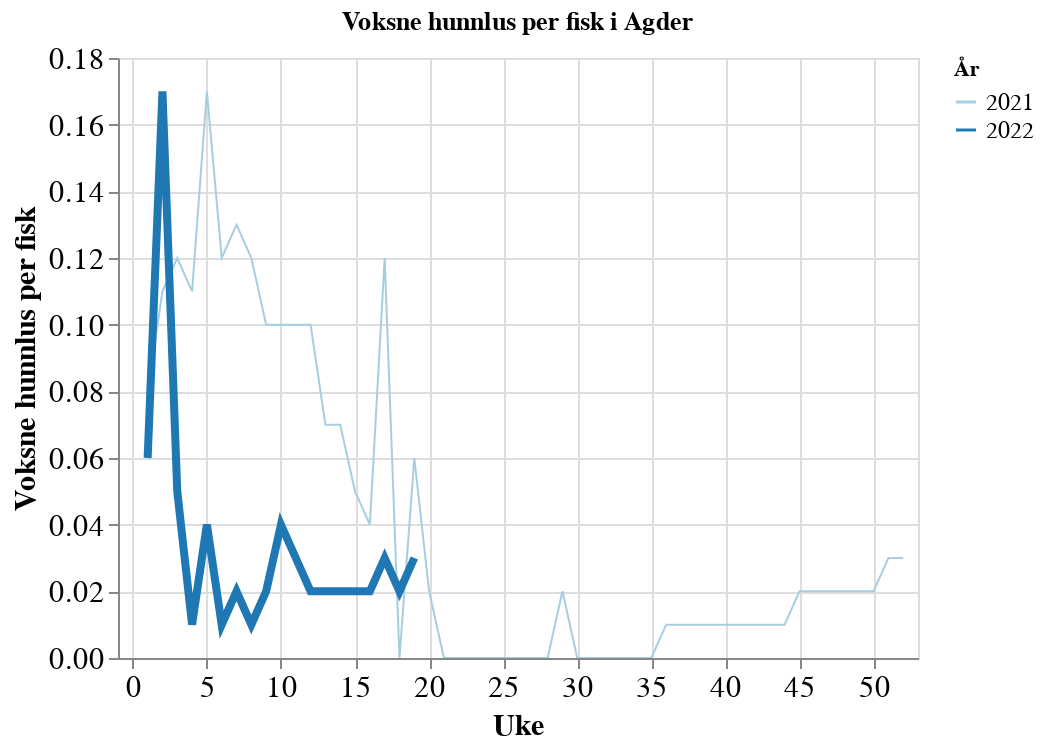

Here is the notebook cell this chart was saved with:
### Code cell
ls.average_lice_plots(year_range=[2021,2022], 
                      week_range=[0,52], 
                      lice_type='voksne_hunnlus', 
                      location_level="Sone", 
                      location='Agder', 
                      y_scale=None)

### Figure 1 — Vega-Lite specification as saved in the notebook (floating-point values rounded to 4 significant figures)
{"config": {"view": {"continuousWidth": 400, "continuousHeight": 300}, "axis": {"labelFontSize": 15, "titleFontSize": 15}, "legend": {"columns": 1, "labelFontSize": 12, "labelLimit": 500, "symbolLimit": 100}}, "data": {"name": "data-009093a91f98b27fc5b9b809dbaec500"}, "mark": "line", "encoding": {"color": {"field": "year", "scale": {"domain": [2021.0, 2022.0], "scheme": "paired"}, "title": "År", "type": "nominal"}, "opacity": {"condition": {"value": 1, "selection": "selector003"}, "value": 0.2}, "size": {"field": "y", "legend": null, "type": "nominal"}, "tooltip": [{"field": "voksne_hunnlus", "format": ",.2f", "title": "Lus per fisk", "type": "quantitative"}], "x": {"field": "uke", "scale": {"domain": [-1, 53]}, "sort": "ascending", "title": "Uke", "type": "quantitative"}, "y": {"field": "voksne_hunnlus", "title": "Voksne hunnlus per fisk", "type": "quantitative"}}, "selection": {"selector003": {"type": "multi", "fields": ["year"], "bind": "legend"}, "selector004": {"type": "interval", "bind": "scales", "encodings": ["x", "y"]}}, "title": "Voksne hunnlus per fisk i Agder", "$schema": "https://vega.github.io/schema/vega-lite/v4.17.0.json", "datasets": {"data-009093a91f98b27fc5b9b809dbaec500": [{"uke": 1, "år": 2021.0, "sjotemperatur": 6.46, "voksne_hunnlus": 0.08, "bevegelige_lus": 0.46, "fastsittende_lus": 0.02, "year": 2021, "y": 2021}, {"uke": 1, "år": 2022.0, "sjotemperatur": 6.02, "voksne_hunnlus": 0.06, "bevegelige_lus": 0.09, "fastsittende_lus": 0.06, "year": 2022, "y": 2022}, {"uke": 2, "år": 2021.0, "sjotemperatur": 6.2, "voksne_hunnlus": 0.11, "bevegelige_lus": 0.42, "fastsittende_lus": 0.11, "year": 2021, "y": 2021}, {"uke": 2, "år": 2022.0, "sjotemperatur": 6.27, "voksne_hunnlus": 0.17, "bevegelige_lus": 0.25, "fastsittende_lus": 0.04, "year": 2022, "y": 2022}, {"uke": 3, "år": 2021.0, "sjotemperatur": 3.96, "voksne_hunnlus": 0.12, "bevegelige_lus": 0.55, "fastsittende_lus": 0.22, "year": 2021, "y": 2021}, {"uke": 3, "år": 2022.0, "sjotemperatur": 6.76, "voksne_hunnlus": 0.05, "bevegelige_lus": 0.05, "fastsittende_lus": 0.0, "year": 2022, "y": 2022}, {"uke": 4, "år": 2021.0, "sjotemperatur": 4.43, "voksne_hunnlus": 0.11, "bevegelige_lus": 0.58, "fastsittende_lus": 0.13, "year": 2021, "y": 2021}, {"uke": 4, "år": 2022.0, "sjotemperatur": 6.62, "voksne_hunnlus": 0.01, "bevegelige_lus": 0.06, "fastsittende_lus": 0.01, "year": 2022, "y": 2022}, {"uke": 5, "år": 2022.0, "sjotemperatur": 6.46, "voksne_hunnlus": 0.04, "bevegelige_lus": 0.18, "fastsittende_lus": 0.02, "year": 2022, "y": 2022}, {"uke": 5, "år": 2021.0, "sjotemperatur": 3.25, "voksne_hunnlus": 0.17, "bevegelige_lus": 0.82, "fastsittende_lus": 0.34, "year": 2021, "y": 2021}, {"uke": 6, "år": 2021.0, "sjotemperatur": 2.93, "voksne_hunnlus": 0.12, "bevegelige_lus": 0.83, "fastsittende_lus": 0.34, "year": 2021, "y": 2021}, {"uke": 6, "år": 2022.0, "sjotemperatur": 6.26, "voksne_hunnlus": 0.01, "bevegelige_lus": 0.04, "fastsittende_lus": 0.01, "year": 2022, "y": 2022}, {"uke": 7, "år": 2021.0, "sjotemperatur": 4.01, "voksne_hunnlus": 0.13, "bevegelige_lus": 0.92, "fastsittende_lus": 0.21, "year": 2021, "y": 2021}, {"uke": 7, "år": 2022.0, "sjotemperatur": 6.24, "voksne_hunnlus": 0.02, "bevegelige_lus": 0.04, "fastsittende_lus": 0.02, "year": 2022, "y": 2022}, {"uke": 8, "år": 2021.0, "sjotemperatur": 4.0, "voksne_hunnlus": 0.12, "bevegelige_lus": 0.68, "fastsittende_lus": 0.04, "year": 2021, "y": 2021}, {"uke": 8, "år": 2022.0, "sjotemperatur": 6.0, "voksne_hunnlus": 0.01, "bevegelige_lus": 0.04, "fastsittende_lus": 0.02, "year": 2022, "y": 2022}, {"uke": 9, "år": 2022.0, "sjotemperatur": 5.22, "voksne_hunnlus": 0.02, "bevegelige_lus": 0.06, "fastsittende_lus": 0.02, "year": 2022, "y": 2022}, {"uke": 9, "år": 2021.0, "sjotemperatur": 4.88, "voksne_hunnlus": 0.1, "bevegelige_lus": 0.65, "fastsittende_lus": 0.08, "year": 2021, "y": 2021}, {"uke": 10, "år": 2021.0, "sjotemperatur": 4.86, "voksne_hunnlus": 0.1, "bevegelige_lus": 0.83, "fastsittende_lus": 0.14, "year": 2021, "y": 2021}, {"uke": 10, "år": 2022.0, "sjotemperatur": 4.86, "voksne_hunnlus": 0.04, "bevegelige_lus": 0.37, "fastsittende_lus": 0.06, "year": 2022, "y": 2022}, {"uke": 11, "år": 2021.0, "sjotemperatur": 5.14, "voksne_hunnlus": 0.1, "bevegelige_lus": 0.53, "fastsittende_lus": 0.05, "year": 2021, "y": 2021}, {"uke": 11, "år": 2022.0, "sjotemperatur": 4.66, "voksne_hunnlus": 0.03, "bevegelige_lus": 0.07, "fastsittende_lus": 0.01, "year": 2022, "y": 2022}, {"uke": 12, "år": 2021.0, "sjotemperatur": 5.97, "voksne_hunnlus": 0.1, "bevegelige_lus": 0.55, "fastsittende_lus": 0.12, "year": 2021, "y": 2021}, {"uke": 12, "år": 2022.0, "sjotemperatur": 4.49, "voksne_hunnlus": 0.02, "bevegelige_lus": 0.06, "fastsittende_lus": 0.02, "year": 2022, "y": 2022}, {"uke": 13, "år": 2021.0, "sjotemperatur": 6.48, "voksne_hunnlus": 0.07, "bevegelige_lus": 0.3, "fastsittende_lus": 0.14, "year": 2021, "y": 2021}, {"uke": 13, "år": 2022.0, "sjotemperatur": 5.01, "voksne_hunnlus": 0.02, "bevegelige_lus": 0.07, "fastsittende_lus": 0.03, "year": 2022, "y": 2022}, {"uke": 14, "år": 2021.0, "sjotemperatur": 6.38, "voksne_hunnlus": 0.07, "bevegelige_lus": 0.29, "fastsittende_lus": 0.14, "year": 2021, "y": 2021}, {"uke": 14, "år": 2022.0, "sjotemperatur": 5.27, "voksne_hunnlus": 0.02, "bevegelige_lus": 0.08, "fastsittende_lus": 0.02, "year": 2022, "y": 2022}, {"uke": 15, "år": 2021.0, "sjotemperatur": 6.11, "voksne_hunnlus": 0.05, "bevegelige_lus": 0.58, "fastsittende_lus": 0.22, "year": 2021, "y": 2021}, {"uke": 15, "år": 2022.0, "sjotemperatur": 5.51, "voksne_hunnlus": 0.02, "bevegelige_lus": 0.05, "fastsittende_lus": 0.01, "year": 2022, "y": 2022}, {"uke": 16, "år": 2021.0, "sjotemperatur": 6.2, "voksne_hunnlus": 0.04, "bevegelige_lus": 0.32, "fastsittende_lus": 0.19, "year": 2021, "y": 2021}, {"uke": 16, "år": 2022.0, "sjotemperatur": 6.28, "voksne_hunnlus": 0.02, "bevegelige_lus": 0.08, "fastsittende_lus": 0.0, "year": 2022, "y": 2022}, {"uke": 17, "år": 2021.0, "sjotemperatur": 7.14, "voksne_hunnlus": 0.12, "bevegelige_lus": 0.24, "fastsittende_lus": 0.02, "year": 2021, "y": 2021}, {"uke": 17, "år": 2022.0, "sjotemperatur": 6.88, "voksne_hunnlus": 0.03, "bevegelige_lus": 0.09, "fastsittende_lus": 0.01, "year": 2022, "y": 2022}, {"uke": 18, "år": 2022.0, "sjotemperatur": 7.75, "voksne_hunnlus": 0.02, "bevegelige_lus": 0.07, "fastsittende_lus": 0.0, "year": 2022, "y": 2022}, {"uke": 18, "år": 2021.0, "sjotemperatur": 7.76, "voksne_hunnlus": 0.0, "bevegelige_lus": 0.1, "fastsittende_lus": 0.05, "year": 2021, "y": 2021}, {"uke": 19, "år": 2021.0, "sjotemperatur": 8.44, "voksne_hunnlus": 0.06, "bevegelige_lus": 0.42, "fastsittende_lus": 0.08, "year": 2021, "y": 2021}, {"uke": 19, "år": 2022.0, "sjotemperatur": 7.29, "voksne_hunnlus": 0.03, "bevegelige_lus": 0.06, "fastsittende_lus": 0.01, "year": 2022, "y": 2022}, {"uke": 20, "år": 2021.0, "sjotemperatur": 8.48, "voksne_hunnlus": 0.02, "bevegelige_lus": 0.05, "fastsittende_lus": 0.09, "year": 2021, "y": 2021}, {"uke": 21, "år": 2021.0, "sjotemperatur": 9.47, "voksne_hunnlus": 0.0, "bevegelige_lus": 0.0, "fastsittende_lus": 0.0, "year": 2021, "y": 2021}, {"uke": 22, "år": 2021.0, "sjotemperatur": 11.13, "voksne_hunnlus": 0.0, "bevegelige_lus": 0.0, "fastsittende_lus": 0.0, "year": 2021, "y": 2021}, {"uke": 23, "år": 2021.0, "sjotemperatur": 10.3, "voksne_hunnlus": 0.0, "bevegelige_lus": 0.0, "fastsittende_lus": 0.0, "year": 2021, "y": 2021}, {"uke": 24, "år": 2021.0, "sjotemperatur": 10.97, "voksne_hunnlus": 0.0, "bevegelige_lus": 0.03, "fastsittende_lus": 0.0, "year": 2021, "y": 2021}, {"uke": 25, "år": 2021.0, "sjotemperatur": 10.33, "voksne_hunnlus": 0.0, "bevegelige_lus": 0.01, "fastsittende_lus": 0.0, "year": 2021, "y": 2021}, {"uke": 26, "år": 2021.0, "sjotemperatur": 16.07, "voksne_hunnlus": 0.0, "bevegelige_lus": 0.0, "fastsittende_lus": 0.0, "year": 2021, "y": 2021}, {"uke": 27, "år": 2021.0, "sjotemperatur": 17.87, "voksne_hunnlus": 0.0, "bevegelige_lus": 0.01, "fastsittende_lus": 0.0, "year": 2021, "y": 2021}, {"uke": 28, "år": 2021.0, "sjotemperatur": 18.6, "voksne_hunnlus": 0.0, "bevegelige_lus": 0.0, "fastsittende_lus": 0.0, "year": 2021, "y": 2021}, {"uke": 29, "år": 2021.0, "sjotemperatur": 19.8, "voksne_hunnlus": 0.02, "bevegelige_lus": 0.37, "fastsittende_lus": 0.08, "year": 2021, "y": 2021}, {"uke": 30, "år": 2021.0, "sjotemperatur": 14.12, "voksne_hunnlus": 0.0, "bevegelige_lus": 0.0, "fastsittende_lus": 0.0, "year": 2021, "y": 2021}, {"uke": 31, "år": 2021.0, "sjotemperatur": 16.88, "voksne_hunnlus": 0.0, "bevegelige_lus": 0.03, "fastsittende_lus": 0.01, "year": 2021, "y": 2021}, {"uke": 32, "år": 2021.0, "sjotemperatur": 16.59, "voksne_hunnlus": 0.0, "bevegelige_lus": 0.02, "fastsittende_lus": 0.0, "year": 2021, "y": 2021}, {"uke": 33, "år": 2021.0, "sjotemperatur": 15.76, "voksne_hunnlus": 0.0, "bevegelige_lus": 0.02, "fastsittende_lus": 0.03, "year": 2021, "y": 2021}, {"uke": 34, "år": 2021.0, "sjotemperatur": 16.69, "voksne_hunnlus": 0.0, "bevegelige_lus": 0.01, "fastsittende_lus": 0.0, "year": 2021, "y": 2021}, {"uke": 35, "år": 2021.0, "sjotemperatur": 16.05, "voksne_hunnlus": 0.0, "bevegelige_lus": 0.09, "fastsittende_lus": 0.01, "year": 2021, "y": 2021}, {"uke": 36, "år": 2021.0, "sjotemperatur": 16.25, "voksne_hunnlus": 0.01, "bevegelige_lus": 0.01, "fastsittende_lus": 0.0, "year": 2021, "y": 2021}, {"uke": 37, "år": 2021.0, "sjotemperatur": 16.01, "voksne_hunnlus": 0.01, "bevegelige_lus": 0.02, "fastsittende_lus": 0.01, "year": 2021, "y": 2021}, {"uke": 38, "år": 2021.0, "sjotemperatur": 15.51, "voksne_hunnlus": 0.01, "bevegelige_lus": 0.01, "fastsittende_lus": 0.0, "year": 2021, "y": 2021}, {"uke": 39, "år": 2021.0, "sjotemperatur": 14.03, "voksne_hunnlus": 0.01, "bevegelige_lus": 0.02, "fastsittende_lus": 0.01, "year": 2021, "y": 2021}, {"uke": 40, "år": 2021.0, "sjotemperatur": 14.23, "voksne_hunnlus": 0.01, "bevegelige_lus": 0.02, "fastsittende_lus": 0.0, "year": 2021, "y": 2021}, {"uke": 41, "år": 2021.0, "sjotemperatur": 13.27, "voksne_hunnlus": 0.01, "bevegelige_lus": 0.01, "fastsittende_lus": 0.0, "year": 2021, "y": 2021}, {"uke": 42, "år": 2021.0, "sjotemperatur": 12.06, "voksne_hunnlus": 0.01, "bevegelige_lus": 0.01, "fastsittende_lus": 0.01, "year": 2021, "y": 2021}, {"uke": 43, "år": 2021.0, "sjotemperatur": 11.42, "voksne_hunnlus": 0.01, "bevegelige_lus": 0.02, "fastsittende_lus": 0.0, "year": 2021, "y": 2021}, {"uke": 44, "år": 2021.0, "sjotemperatur": 11.92, "voksne_hunnlus": 0.01, "bevegelige_lus": 0.04, "fastsittende_lus": 0.0, "year": 2021, "y": 2021}, {"uke": 45, "år": 2021.0, "sjotemperatur": 11.56, "voksne_hunnlus": 0.02, "bevegelige_lus": 0.03, "fastsittende_lus": 0.01, "year": 2021, "y": 2021}, {"uke": 46, "år": 2021.0, "sjotemperatur": 10.77, "voksne_hunnlus": 0.02, "bevegelige_lus": 0.03, "fastsittende_lus": 0.01, "year": 2021, "y": 2021}, {"uke": 47, "år": 2021.0, "sjotemperatur": 10.92, "voksne_hunnlus": 0.02, "bevegelige_lus": 0.04, "fastsittende_lus": 0.02, "year": 2021, "y": 2021}, {"uke": 48, "år": 2021.0, "sjotemperatur": 9.72, "voksne_hunnlus": 0.02, "bevegelige_lus": 0.04, "fastsittende_lus": 0.02, "year": 2021, "y": 2021}, {"uke": 49, "år": 2021.0, "sjotemperatur": 8.43, "voksne_hunnlus": 0.02, "bevegelige_lus": 0.04, "fastsittende_lus": 0.04, "year": 2021, "y": 2021}, {"uke": 50, "år": 2021.0, "sjotemperatur": 7.59, "voksne_hunnlus": 0.02, "bevegelige_lus": 0.05, "fastsittende_lus": 0.03, "year": 2021, "y": 2021}, {"uke": 51, "år": 2021.0, "sjotemperatur": 6.48, "voksne_hunnlus": 0.03, "bevegelige_lus": 0.07, "fastsittende_lus": 0.04, "year": 2021, "y": 2021}, {"uke": 52, "år": 2021.0, "sjotemperatur": 4.64, "voksne_hunnlus": 0.03, "bevegelige_lus": 0.04, "fastsittende_lus": 0.02, "year": 2021, "y": 2021}]}}
